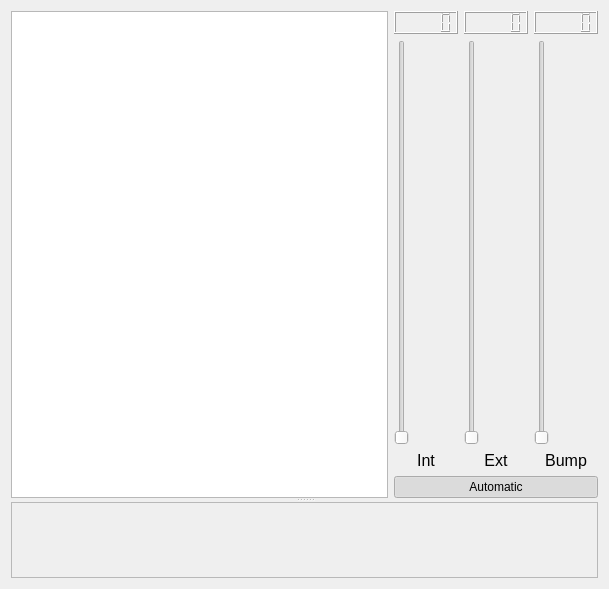
<?xml version="1.0" encoding="UTF-8"?>
<ui version="4.0">
 <class>guiDlg</class>
 <widget class="QWidget" name="guiDlg">
  <property name="geometry">
   <rect>
    <x>0</x>
    <y>0</y>
    <width>609</width>
    <height>589</height>
   </rect>
  </property>
  <property name="windowTitle">
   <string>elasticpath</string>
  </property>
  <layout class="QVBoxLayout" name="verticalLayout_7">
   <item>
    <widget class="QSplitter" name="splitter_4">
     <property name="orientation">
      <enum>Qt::Vertical</enum>
     </property>
     <widget class="QSplitter" name="splitter_3">
      <property name="orientation">
       <enum>Qt::Vertical</enum>
      </property>
      <widget class="QSplitter" name="splitter_2">
       <property name="orientation">
        <enum>Qt::Vertical</enum>
       </property>
       <widget class="QSplitter" name="splitter">
        <property name="orientation">
         <enum>Qt::Vertical</enum>
        </property>
        <widget class="QWidget" name="">
         <layout class="QVBoxLayout" name="verticalLayout_6">
          <item>
           <layout class="QVBoxLayout" name="verticalLayout_5">
            <item>
             <layout class="QHBoxLayout" name="horizontalLayout_2">
              <item>
               <widget class="QGraphicsView" name="graphicsView"/>
              </item>
              <item>
               <layout class="QVBoxLayout" name="verticalLayout_4">
                <item>
                 <layout class="QHBoxLayout" name="horizontalLayout">
                  <item>
                   <layout class="QVBoxLayout" name="verticalLayout">
                    <item>
                     <widget class="QLCDNumber" name="lcdNumber"/>
                    </item>
                    <item>
                     <widget class="QSlider" name="verticalSlider">
                      <property name="maximum">
                       <number>300</number>
                      </property>
                      <property name="orientation">
                       <enum>Qt::Vertical</enum>
                      </property>
                     </widget>
                    </item>
                    <item>
                     <widget class="QLabel" name="label_2">
                      <property name="font">
                       <font>
                        <pointsize>12</pointsize>
                       </font>
                      </property>
                      <property name="text">
                       <string>Int</string>
                      </property>
                      <property name="alignment">
                       <set>Qt::AlignCenter</set>
                      </property>
                     </widget>
                    </item>
                   </layout>
                  </item>
                  <item>
                   <layout class="QVBoxLayout" name="verticalLayout_2">
                    <item>
                     <widget class="QLCDNumber" name="lcdNumber_2"/>
                    </item>
                    <item>
                     <widget class="QSlider" name="verticalSlider_2">
                      <property name="maximum">
                       <number>300</number>
                      </property>
                      <property name="orientation">
                       <enum>Qt::Vertical</enum>
                      </property>
                     </widget>
                    </item>
                    <item>
                     <widget class="QLabel" name="label">
                      <property name="font">
                       <font>
                        <pointsize>12</pointsize>
                       </font>
                      </property>
                      <property name="text">
                       <string>Ext</string>
                      </property>
                      <property name="alignment">
                       <set>Qt::AlignCenter</set>
                      </property>
                     </widget>
                    </item>
                   </layout>
                  </item>
                  <item>
                   <layout class="QVBoxLayout" name="verticalLayout_3">
                    <item>
                     <widget class="QLCDNumber" name="lcdNumber_3"/>
                    </item>
                    <item>
                     <widget class="QSlider" name="verticalSlider_3">
                      <property name="minimum">
                       <number>10</number>
                      </property>
                      <property name="maximum">
                       <number>300</number>
                      </property>
                      <property name="orientation">
                       <enum>Qt::Vertical</enum>
                      </property>
                     </widget>
                    </item>
                    <item>
                     <widget class="QLabel" name="label_3">
                      <property name="font">
                       <font>
                        <pointsize>12</pointsize>
                       </font>
                      </property>
                      <property name="text">
                       <string>Bump</string>
                      </property>
                      <property name="alignment">
                       <set>Qt::AlignCenter</set>
                      </property>
                     </widget>
                    </item>
                   </layout>
                  </item>
                 </layout>
                </item>
                <item>
                 <widget class="QPushButton" name="pushButtonAutomatic">
                  <property name="text">
                   <string>Automatic</string>
                  </property>
                  <property name="checkable">
                   <bool>true</bool>
                  </property>
                  <property name="checked">
                   <bool>true</bool>
                  </property>
                 </widget>
                </item>
               </layout>
              </item>
             </layout>
            </item>
           </layout>
          </item>
         </layout>
        </widget>
       </widget>
      </widget>
     </widget>
     <widget class="QFrame" name="frame">
      <property name="frameShape">
       <enum>QFrame::StyledPanel</enum>
      </property>
      <property name="frameShadow">
       <enum>QFrame::Raised</enum>
      </property>
     </widget>
    </widget>
   </item>
  </layout>
 </widget>
 <resources/>
 <connections>
  <connection>
   <sender>verticalSlider_3</sender>
   <signal>valueChanged(int)</signal>
   <receiver>lcdNumber_3</receiver>
   <slot>display(int)</slot>
   <hints>
    <hint type="sourcelabel">
     <x>467</x>
     <y>169</y>
    </hint>
    <hint type="destinationlabel">
     <x>484</x>
     <y>23</y>
    </hint>
   </hints>
  </connection>
  <connection>
   <sender>verticalSlider_2</sender>
   <signal>valueChanged(int)</signal>
   <receiver>lcdNumber_2</receiver>
   <slot>display(int)</slot>
   <hints>
    <hint type="sourcelabel">
     <x>467</x>
     <y>169</y>
    </hint>
    <hint type="destinationlabel">
     <x>484</x>
     <y>23</y>
    </hint>
   </hints>
  </connection>
  <connection>
   <sender>verticalSlider</sender>
   <signal>valueChanged(int)</signal>
   <receiver>lcdNumber</receiver>
   <slot>display(int)</slot>
   <hints>
    <hint type="sourcelabel">
     <x>395</x>
     <y>169</y>
    </hint>
    <hint type="destinationlabel">
     <x>412</x>
     <y>23</y>
    </hint>
   </hints>
  </connection>
 </connections>
</ui>
